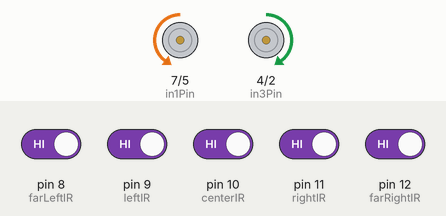
Simulated run of this sketch. Board: Arduino Uno, built with avr-gcc and run on an emulated ATmega328P. Shown: motor-driver pin pairs drawn as motors (green arrow = first pin HIGH = forward, orange = second pin HIGH = backward, longer = more drive, scaled by the enable pin). The test bench sets the inputs (shaded band); at power-on: pin 8 (farLeftIR), pin 9 (leftIR), pin 10 (centerIR), pin 11 (rightIR), pin 12 (farRightIR) HIGH.

Above: at 1.2 s.
1.3 s: pin 8 (farLeftIR) driven LOW
At 2.4 s:
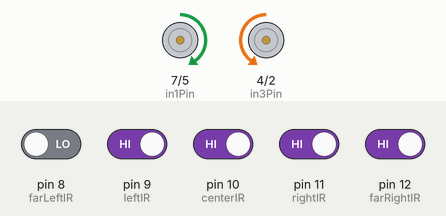
2.8 s: pin 8 (farLeftIR) driven HIGH and pin 10 (centerIR) driven LOW
At 3.5 s:
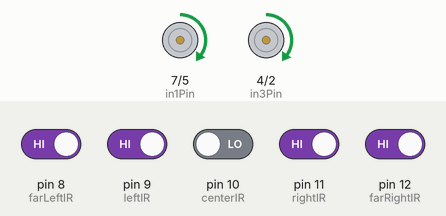
4.3 s: pin 9 (leftIR) driven LOW
At 4.7 s:
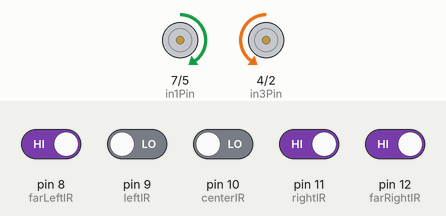
5.8 s: pin 9 (leftIR) driven HIGH
At 7.0 s:
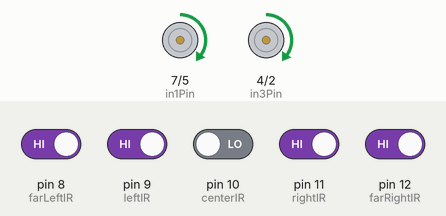
Timing chart, 0 to 8.3 s (numbered marks = the images above; inputs shaded):
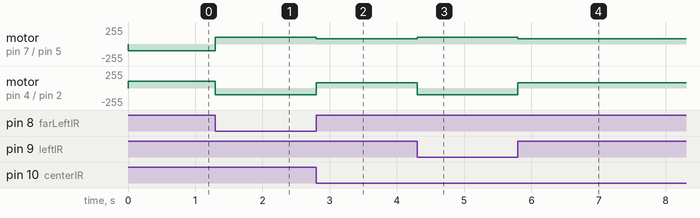

Measured:
- after the input at 1.3 s, motor on pin 7 (in1Pin) / pin 5 (in2Pin): backward 100/255 → forward 100/255 at once; motor on pin 4 (in3Pin) / pin 2 (in4Pin): forward 100/255 → backward 100/255 at once
- after the input at 2.8 s, motor on pin 7 (in1Pin) / pin 5 (in2Pin): forward 100/255 → forward 80/255 at once; motor on pin 4 (in3Pin) / pin 2 (in4Pin): backward 100/255 → forward 80/255 at once
- after the input at 4.3 s, motor on pin 7 (in1Pin) / pin 5 (in2Pin): forward 80/255 → forward 100/255 at once; motor on pin 4 (in3Pin) / pin 2 (in4Pin): forward 80/255 → backward 100/255 at once
- after the input at 5.8 s, motor on pin 7 (in1Pin) / pin 5 (in2Pin): forward 100/255 → forward 80/255 at once; motor on pin 4 (in3Pin) / pin 2 (in4Pin): backward 100/255 → forward 80/255 at once

The sketch:

line_tracking_6_wheels.ino
```cpp
#include <Arduino.h>

const int enAPin = 6, in1Pin = 7, in2Pin = 5;
const int enBPin = 3, in3Pin = 4, in4Pin = 2;

const int farLeftIR = 8, leftIR = 9, centerIR = 10, rightIR = 11, farRightIR = 12;

const int forwardPower = 80, turnPower = 100;

enum LastDirection { LEFT, RIGHT };
LastDirection lastDirection = RIGHT;

void setup() {
    pinMode(enAPin, OUTPUT);
    pinMode(in1Pin, OUTPUT);
    pinMode(in2Pin, OUTPUT);
    pinMode(enBPin, OUTPUT);
    pinMode(in3Pin, OUTPUT);
    pinMode(in4Pin, OUTPUT);
    pinMode(farLeftIR, INPUT);
    pinMode(leftIR, INPUT);
    pinMode(centerIR, INPUT);
    pinMode(rightIR, INPUT);
    pinMode(farRightIR, INPUT);
    stopMotors();
}

void loop() {
    bool farLeft  = !digitalRead(farLeftIR);
    bool left     = !digitalRead(leftIR);
    bool center   = !digitalRead(centerIR);
    bool right    = !digitalRead(rightIR);
    bool farRight = !digitalRead(farRightIR);

    if (farLeft && left && center && right && farRight) {
        stopMotors();
        delay(1000);
    } else if (!farLeft && !left && !center && !right && !farRight) {
        smartSpin(lastDirection);
    } else if (farLeft || left) {
        lastDirection = LEFT;
        smartSpin(LEFT);
    } else if (farRight || right) {
        lastDirection = RIGHT;
        smartSpin(RIGHT);
    } else if (center) {
        moveForward(forwardPower);
    }
}

void moveForward(int power) {
    digitalWrite(in1Pin, HIGH);
    digitalWrite(in2Pin, LOW);
    analogWrite(enAPin, power);

    digitalWrite(in3Pin, HIGH);
    digitalWrite(in4Pin, LOW);
    analogWrite(enBPin, power);
}

void smartSpin(LastDirection direction) {
    if (direction == RIGHT) {
        digitalWrite(in1Pin, LOW);
        digitalWrite(in2Pin, HIGH);
        analogWrite(enAPin, turnPower);

        digitalWrite(in3Pin, HIGH);
        digitalWrite(in4Pin, LOW);
        analogWrite(enBPin, turnPower);
    } else {
        digitalWrite(in1Pin, HIGH);
        digitalWrite(in2Pin, LOW);
        analogWrite(enAPin, turnPower);

        digitalWrite(in3Pin, LOW);
        digitalWrite(in4Pin, HIGH);
        analogWrite(enBPin, turnPower);
    }
}

void stopMotors() {
    analogWrite(enAPin, 0);
    analogWrite(enBPin, 0);
}
```
